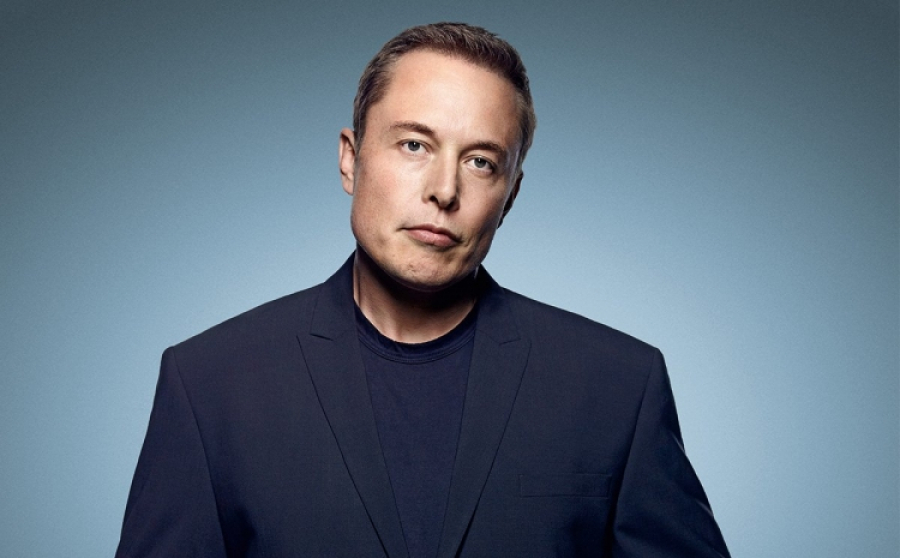
#> input picture 5) openCV/photo_1.jpg, 900 x 558 px
$ jupyter execute openCV.ipynb
#> lines starting #> are read from the running program, lines starting #| are printed output that depends on the picture; after the words box and inside, x2 and y2 are one past the last pixel; in counts of white or black regions, pixels touching at a corner belong together
[cell 1]
import cv2
from IPython.display import display
from PIL import Image

[cell 2]
face_cascade = cv2.CascadeClassifier(cv2.data.haarcascades + 'haarcascade_frontalface_default.xml')

photo_paths = ['photo_1.jpg']

for photo_path in photo_paths:

    img = cv2.imread(photo_path)
#> img is the input picture: shape (558, 900, 3); mean B, G, R 125.5, 110.2, 93.8

    gray = cv2.cvtColor(img, cv2.COLOR_BGR2GRAY)
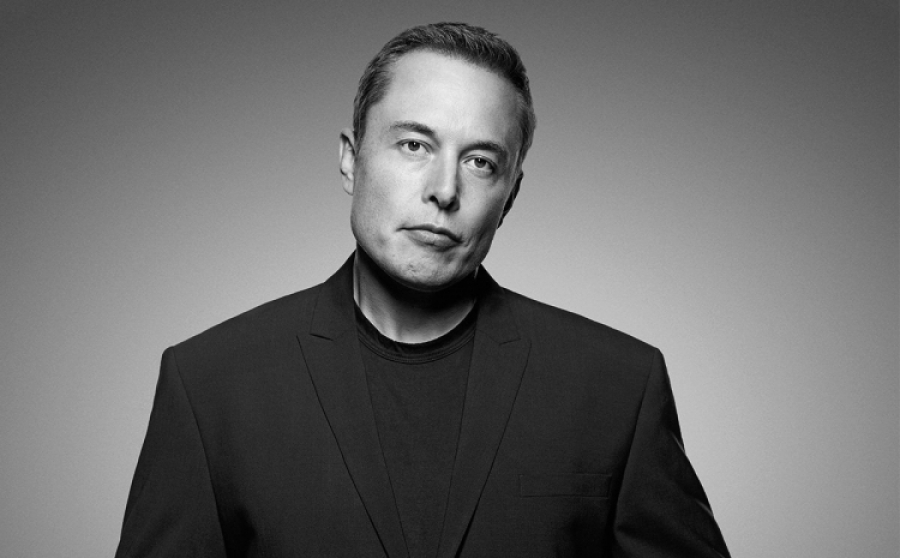
#> gray: shape (558, 900); min 0, max 238, mean 107

    faces = face_cascade.detectMultiScale(gray, scaleFactor=1.1, minNeighbors=5, flags=cv2.CASCADE_SCALE_IMAGE)
#> faces = [[353, 76, 186, 186]]
    for (x, y, w, h) in faces:
        cv2.rectangle(img, (x, y), (x+w, y+h), (255, 0, 0), 2)
#> this loop made 1 pass
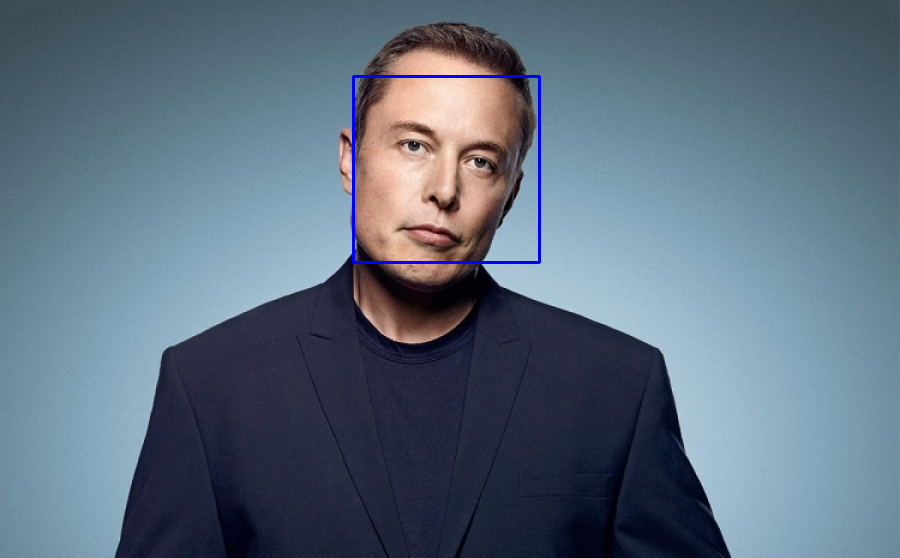
#> img: shape (558, 900, 3); 0.44% of pixels changed, all inside (x1, y1, x2, y2) = (352, 75, 541, 264)

    img = cv2.cvtColor(img, cv2.COLOR_BGR2RGB)
    display(Image.fromarray(img))

$ run again, with 5) openCV/photo_2.jpg copied over 5) openCV/photo_1.jpg
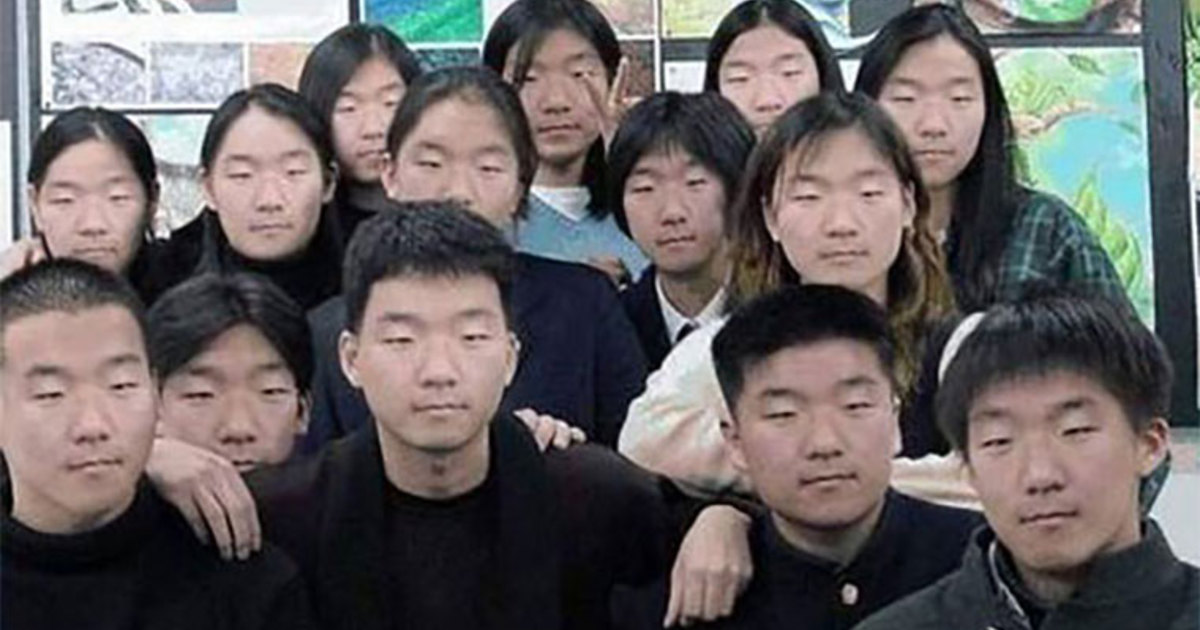
#> input picture 5) openCV/photo_2.jpg, 1200 x 630 px
#> img is the input picture: shape (630, 1200, 3); mean B, G, R 97.4, 97.4, 102.9
#> `gray = cv2.cvtColor(img, cv2.COLOR_BGR2GRAY)`:
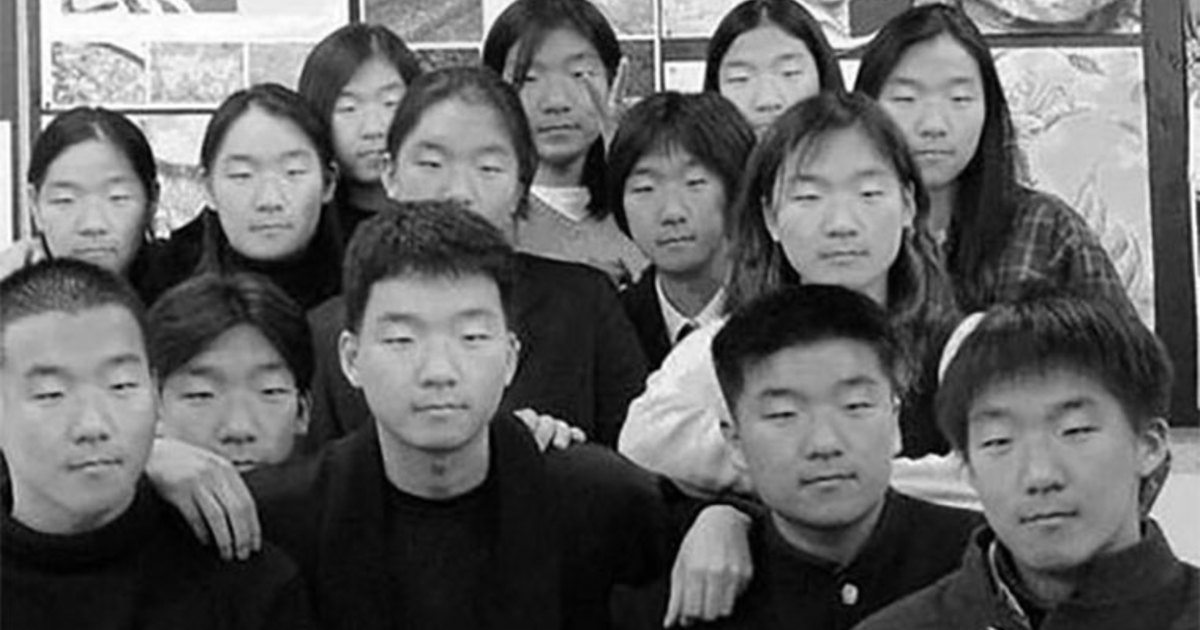
#> gray: shape (630, 1200); min 0, max 255, mean 99
#> faces = 14 rows, first 6: [148, 150, 69, 69], [327, 74, 80, 80], [496, 29, 119, 119], [611, 140, 121, 121], [710, 28, 111, 111], [202, 117, 133, 133]
#> the loop `for (x, y, w, h) in faces:` made 14 passes
#> after the loop `for (x, y, w, h) in faces:`:
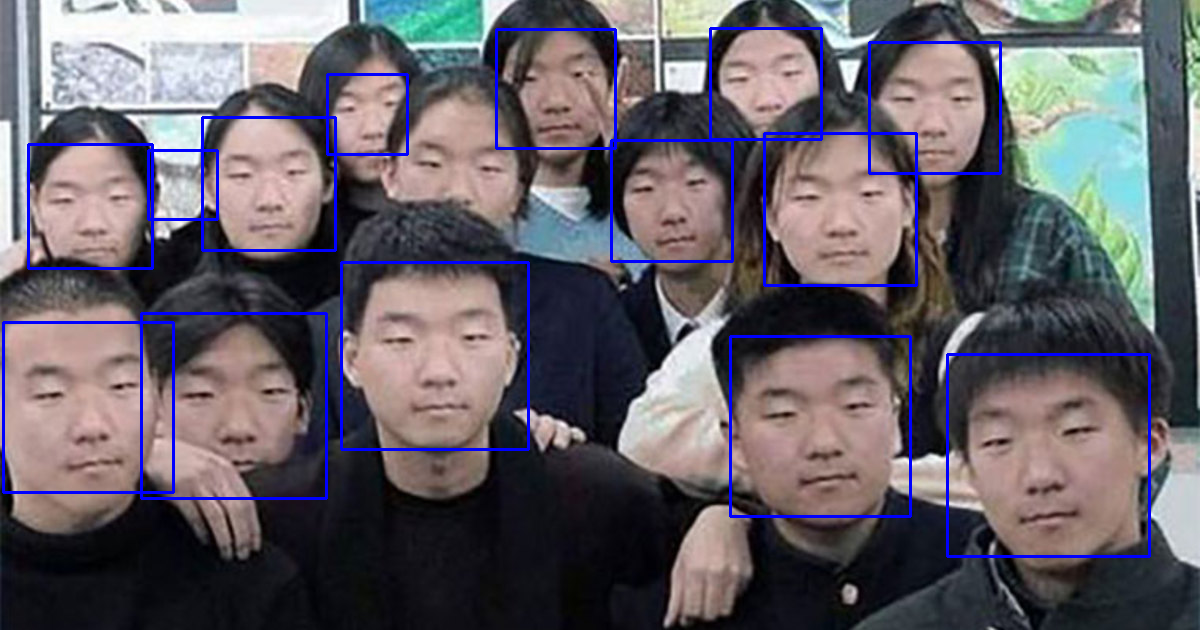
#> img: shape (630, 1200, 3); 3.09% of pixels changed, all inside (x1, y1, x2, y2) = (2, 27, 1151, 558)
